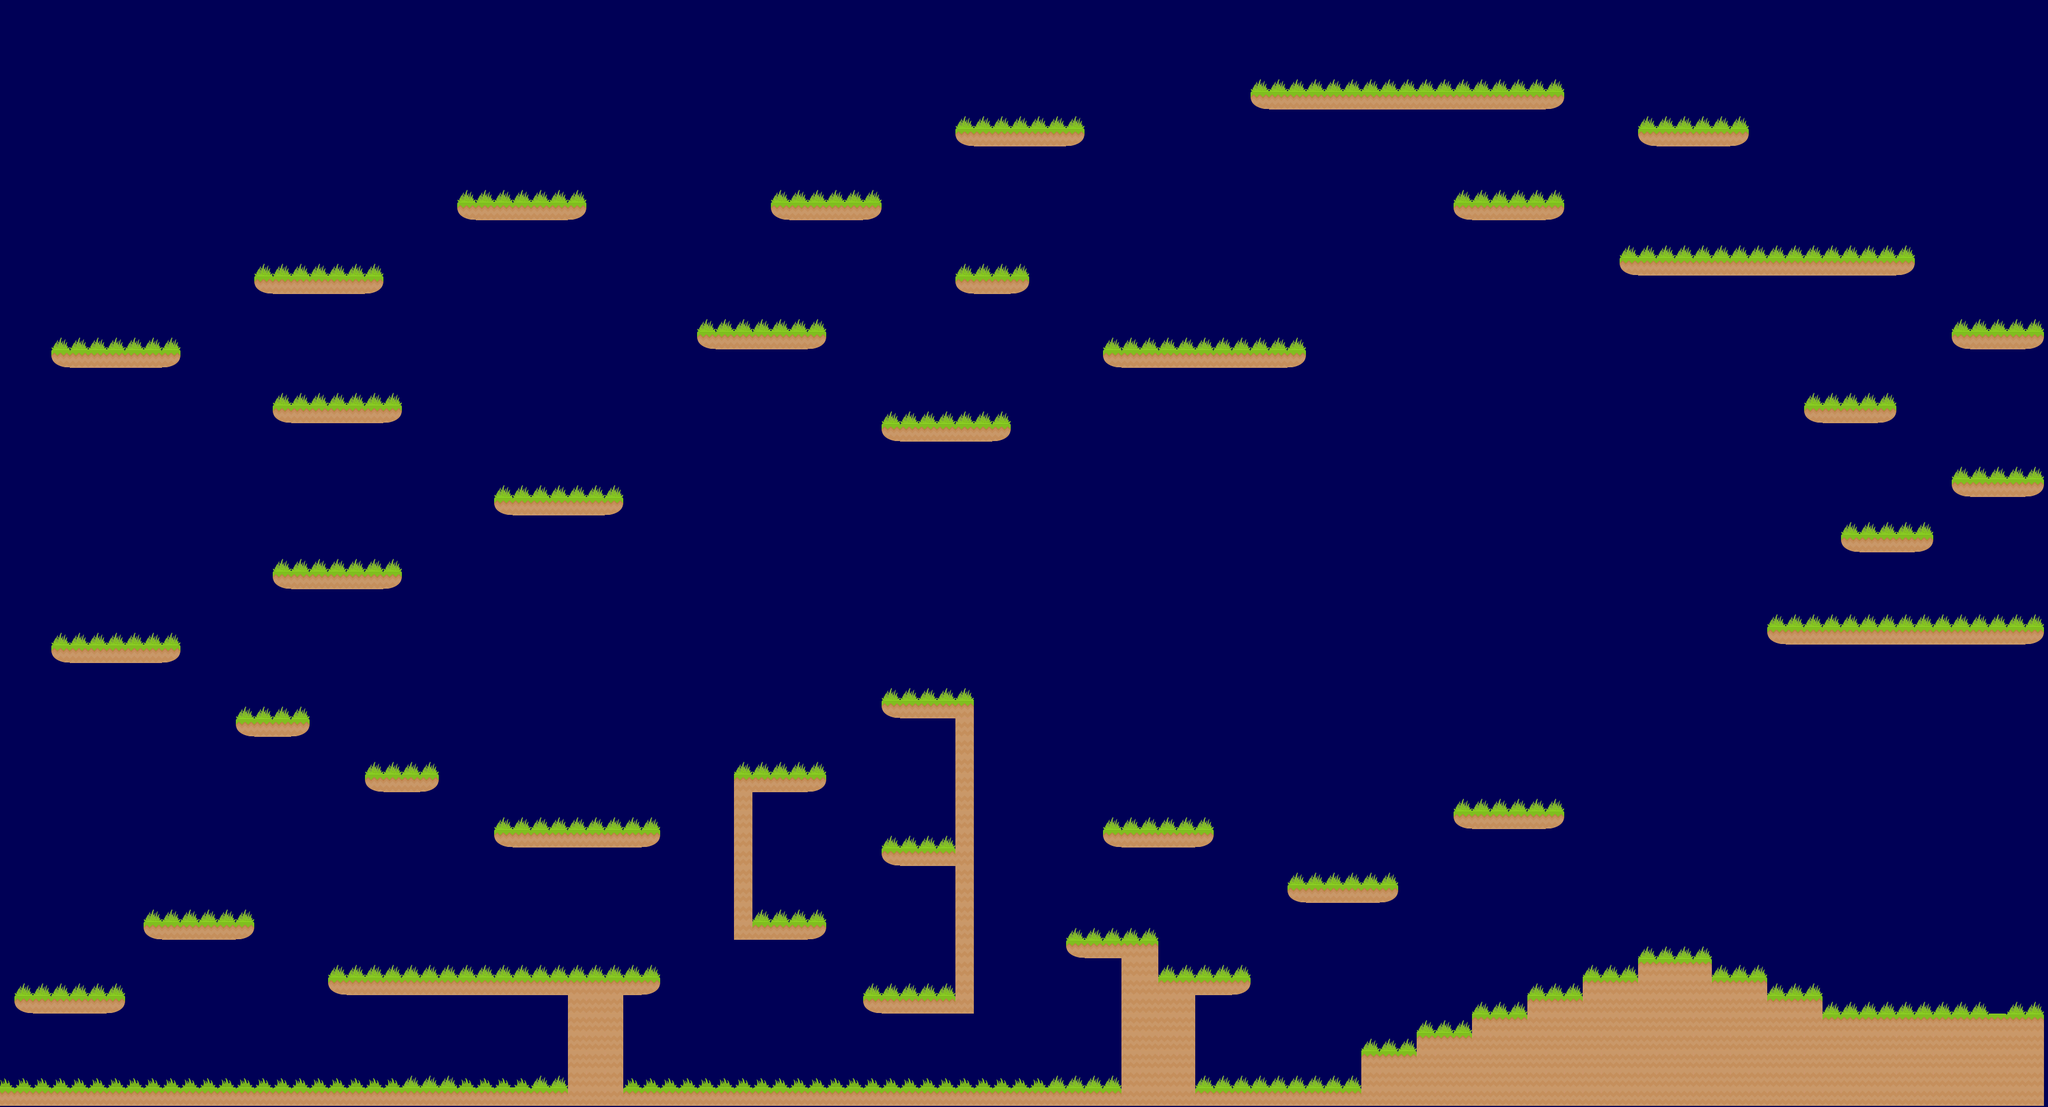

Tiled map render using the project's own tile images. Description and the map definition, with tile-layer contents summarised, below:
An orthogonal 111x60 tile map with 32x32 px tiles, 1 tile layer (Tile Layer ), 13 tilesets and 78 objects (51x land).

<map version="1.2" tiledversion="1.3.0" orientation="orthogonal" renderorder="right-down" compressionlevel="0" width="111" height="60" tilewidth="32" tileheight="32" infinite="0" backgroundcolor="#e1000056" nextlayerid="11" nextobjectid="650">
 <tileset firstgid="1" name="platform-tileset" tilewidth="32" tileheight="32" tilecount="18" columns="6">
  <image source="platform-tileset.png" width="192" height="96" />
 </tileset>
 <tileset firstgid="19" name="flag" tilewidth="64" tileheight="64" tilecount="2" columns="2">
  <image source="flag.png" width="128" height="64" />
 </tileset>
 <tileset firstgid="21" name="springboard" tilewidth="32" tileheight="32" tilecount="6" columns="6">
  <image source="springboard.png" width="192" height="32" />
 </tileset>
 <tileset firstgid="27" name="coin" tilewidth="84" tileheight="84" spacing="3" tilecount="5" columns="5">
  <image source="coin.png" width="504" height="84" />
 </tileset>
 <tileset firstgid="32" name="object-tileset" tilewidth="32" tileheight="32" tilecount="7" columns="7">
  <image source="Items/object-tileset.png" width="224" height="32" />
  <tile id="0">
   <properties>
    <property name="name" value="coins" />
   </properties>
  </tile>
  <tile id="1">
   <properties>
    <property name="name" value="flag" />
   </properties>
  </tile>
  <tile id="3">
   <properties>
    <property name="name" value="springboard" />
   </properties>
  </tile>
  <tile id="4">
   <properties>
    <property name="name" value="clouds" />
   </properties>
  </tile>
  <tile id="5">
   <properties>
    <property name="color" value="red" />
    <property name="name" value="key" />
   </properties>
  </tile>
  <tile id="6">
   <properties>
    <property name="color" value="red" />
    <property name="name" value="lock" />
   </properties>
  </tile>
 </tileset>
 <tileset firstgid="39" name="gun" tilewidth="630" tileheight="533" tilecount="1" columns="1">
  <image source="gun.png" width="630" height="533" />
  <tile id="0">
   <properties>
    <property name="name" value="gun" />
   </properties>
  </tile>
 </tileset>
 <tileset firstgid="40" name="enemy-flyer1" tilewidth="64" tileheight="64" tilecount="4" columns="4">
  <properties>
   <property name="name" value="flyer" />
  </properties>
  <image source="enemy-flyer1.png" width="256" height="64" />
  <tile id="0">
   <properties>
    <property name="name" value="flyer" />
   </properties>
  </tile>
 </tileset>
 <tileset firstgid="44" name="ghost" tilewidth="64" tileheight="64" tilecount="3" columns="3">
  <properties>
   <property name="name" value="ghost" />
  </properties>
  <image source="enemy-flyer.png" width="192" height="64" />
  <tile id="0">
   <properties>
    <property name="name" value="ghost" />
   </properties>
  </tile>
 </tileset>
 <tileset firstgid="47" name="frame_4" tilewidth="200" tileheight="140" tilecount="1" columns="1">
  <image source="frame_4.png" width="256" height="256" />
  <tile id="0">
   <properties>
    <property name="name" value="flame" />
   </properties>
  </tile>
 </tileset>
 <tileset firstgid="48" name="Bomb" tilewidth="240" tileheight="200" tilecount="1" columns="1">
  <image source="frame_3.png" width="256" height="256" />
  <tile id="0">
   <properties>
    <property name="name" value="bomb" />
   </properties>
  </tile>
 </tileset>
 <tileset firstgid="49" name="clouds" tilewidth="1200" tileheight="1200" tilecount="1" columns="1">
  <properties>
   <property name="name" value="clouds" />
  </properties>
  <image source="clouds.png" width="1200" height="1200" />
 </tileset>
 <tileset firstgid="50" name="door" tilewidth="240" tileheight="240" tilecount="16" columns="4">
  <image source="door.png" width="1024" height="1024" />
  <tile id="9">
   <properties>
    <property name="name" value="door" />
   </properties>
  </tile>
 </tileset>
 <tileset firstgid="66" name="maindoor" tilewidth="300" tileheight="300" tilecount="16" columns="4">
  <image source="maindoor.png" width="1200" height="1200" />
  <tile id="5">
   <properties>
    <property name="name" value="maindoor" />
   </properties>
  </tile>
 </tileset>
 <layer id="10" name="Tile Layer " width="111" height="60" locked="1" offsetx="-7" offsety="-2">
  <data>[6660 cells, 984 non-empty, 8 distinct tile ids]</data>
 </layer>
 <objectgroup id="4" name="Object Layer " offsetx="0" offsety="2">
  <properties>
   <property name="name" value="key" />
  </properties>
  <!-- 78 objects omitted --></objectgroup>
</map>
<!-- 78 of 78 objects omitted -->
